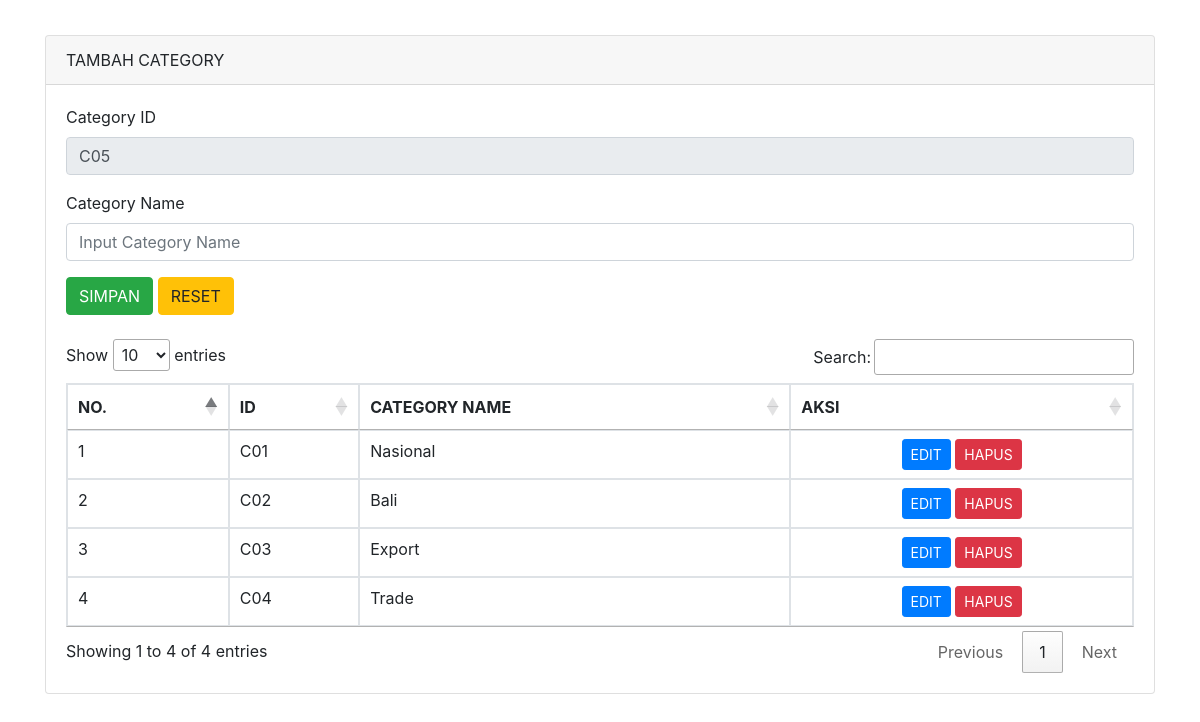
The page /pages/admin/category/index.php on the database its author committed.
### tables this page shows
CREATE TABLE `category` (
  `CatID` varchar(10) NOT NULL,
  `CatName` varchar(50) NOT NULL
);

### pages/admin/category/index.php (the view, shortened to what this page needs)
<!doctype html>
<html lang="en">
  <head>
    <link rel="stylesheet" href="https://stackpath.bootstrapcdn.com/bootstrap/4.4.1/css/bootstrap.min.css">
    <link rel="stylesheet" href="//cdn.datatables.net/1.10.20/css/jquery.dataTables.min.css">
  </head>
  <body>
<?php
	include('koneksi.php');
  $query3 = "SELECT max(CatID) as kodeTerbesar FROM category";
  $hasil = mysqli_query($connection,$query3);
	$data3 = mysqli_fetch_array($hasil);
	$kodeBarang = $data3['kodeTerbesar'];
	$urutan = (int) substr($kodeBarang, 2, 2);
	$urutan++;
	$huruf = "C";
	$kodeBarang = $huruf . sprintf("%02s", $urutan);
	?>
    <div class="container" style="margin-top: 35px">
      <div class="row">
        <div class="col-md-12">
          <div class="card">
            <div class="card-header">
              TAMBAH CATEGORY
            </div>
            <div class="card-body">
             <form action="pages/admin/category/simpan-category.php" method="POST">
                <div class="form-group">
                  <label>Category ID</label>
                  <input type="text" name="CatID" placeholder="Input ID Category" required="required" value="<?php echo $kodeBarang ?>" class="form-control" readonly>
                </div>
                <div class="form-group">
                  <label>Category Name</label>
                  <input type="text" name="CatName" placeholder="Input Category Name" class="form-control">
                </div>
                <button type="submit" class="btn btn-success">SIMPAN</button>
                <button type="reset" class="btn btn-warning">RESET</button>
              </form>
              <br/>
              <div class="table-responsive">
              <table class="table table-bordered" id="catTable">
                <thead>
                  <tr>
                    <th scope="col">NO.</th>
                    <th scope="col">ID</th>
                    <th scope="col">CATEGORY NAME</th>
                    <th scope="col">AKSI</th>
                  </tr>
                </thead>
                <tbody>
                  <?php
                      include('koneksi.php');
                      $no = 1;
                      $query = mysqli_query($connection,"SELECT * FROM category");
                      while($row = mysqli_fetch_array($query)){
                  ?>
                  <tr>
                      <td><?php echo $no++ ?></td>
                      <td><?php echo $row['CatID'] ?></td>
                      <td><?php echo $row['CatName'] ?></td>
                      <td class="text-center">
                        <a href="pages/admin/category/edit-category.php?id=<?php echo $row['CatID'] ?>" class="btn btn-sm btn-primary">EDIT</a>
                        <a href="pages/admin/category/hapus-category.php?id=<?php echo $row['CatID'] ?>" class="btn btn-sm btn-danger">HAPUS</a>
                      </td>
                  </tr>
                <?php } ?>
                </tbody>
              </table>
              </div>
            </div>
          </div>
      </div>
    </div>
  </body>
</html>

### rows shown on the page
category: CatID "C01", CatName "Nasional"
category: CatID "C02", CatName "Bali"
category: CatID "C03", CatName "Export"
category: CatID "C04", CatName "Trade"
